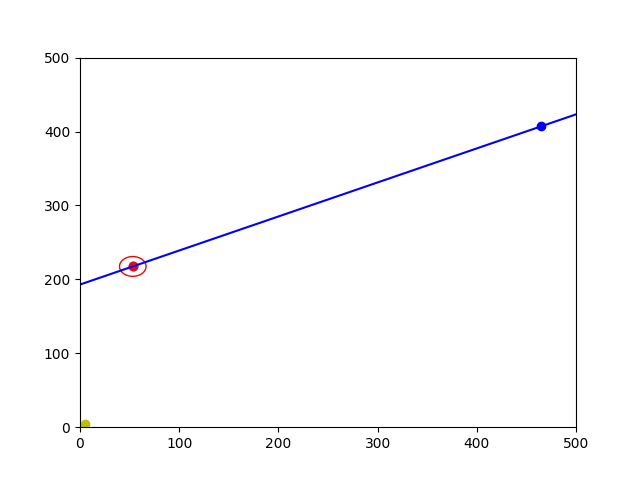

Here is the Python script that generated this plot:
import numpy as np
import matplotlib.pyplot as plt

rng = np.random.default_rng()

SIDE = 500
DIMENSIONS = 2
EPSILON = 1


def get_random_point(start, stop=None):
    if stop is None:
        start, stop = 0, start
    return (stop - start) * rng.random((DIMENSIONS,)) + start


def get_random_circle():
    pointA = get_random_point(SIDE)
    max_radius = distance_2_closest_side(pointA)
    radius = max_radius * rng.random()
    return (pointA, radius)


def distance_2_closest_side(A):
    return min(min(a, SIDE - a) for a in A)


def euclidian_distance(A, B):
   
    return np.linalg.norm(A - B)


def get_line_outside_circle(circle, radius):
    A = B = circle
    while euclidian_distance(A, circle) < radius:
        A = get_random_point(SIDE)
    in_circle = euclidian_distance(B, circle) < radius
    AB_too_close = euclidian_distance(A, B) < EPSILON
    while in_circle and AB_too_close:
        B = get_random_point(SIDE)
        in_circle = euclidian_distance(B, circle) < radius
    line = [A, B]
    return line


def projection(b, a):
    
    return ((b @ a) / (b @ b)) * b


def orthogonal_projection(A, B, circle):
    """Calculates the orthogonal projection from circle onto the line AB

    
    """
    AB = B - A
    AC = circle - A
    # projection = AC - AB * ((AB @ AC) / (AB @ AB))
    proj = AC - projection(AB, AC)

    orthogonal_circle_line = circle - proj
    return orthogonal_circle_line


def plot_results(A, B, circle, radius):

    # now make a circle with no fill, which is good for hi-lighting key results
    circle1 = plt.Circle(circle, radius, color="r", fill=False)

    ax = plt.gca()
    ax.cla()  # clear things for fresh plot

    # change default range so that new circles will work
    ax.set_xlim((0, SIDE))
    ax.set_ylim((0, SIDE))
    # some data
    ax.scatter([A[0], B[0]], [A[1], B[1]], color="blue")
    ax.axline(A, B, color="blue")
    ax.scatter([circle[0]], [circle[1]], color="red")
    # key data point that we are encircling
    ax.plot((5), (5), "o", color="y")

    ax.add_patch(circle1)
    plt.show()


def main():
    circle, radius = get_random_circle()
    A, B = get_line_outside_circle(circle, radius)

    proj = orthogonal_projection(A, B, circle)
    if euclidian_distance(circle, proj) < radius:
        print("We have an intersection!")

    plot_results(A, B, circle, radius)


if __name__ == "__main__":

    main()
